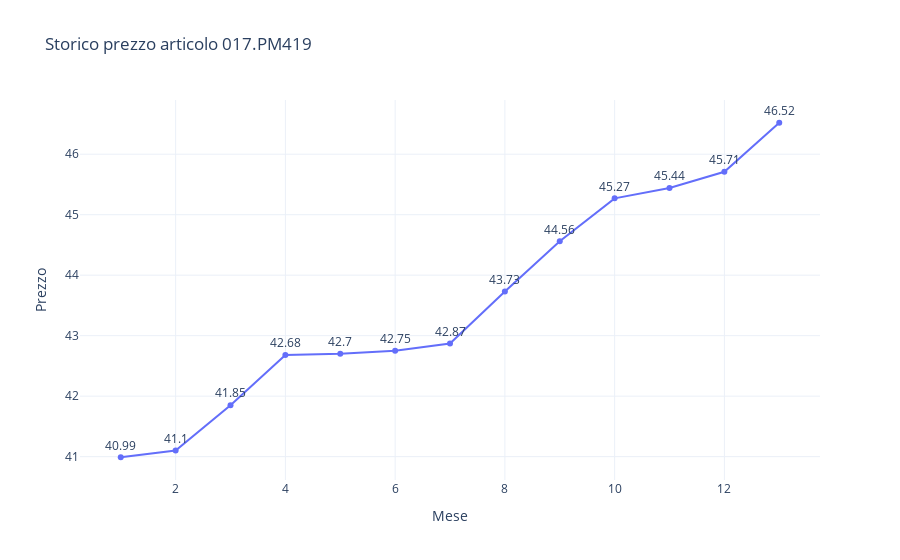

Notebook source saved alongside this figure:
### Code cell
fig = px.line(x=list(range(1, 14)), y=storico, title="Storico prezzo articolo 017.PM419", markers=True, template="plotly_white", text=storico, labels={"x":"Mese", "y":"Prezzo"})
fig.update_traces(textposition='top center')
fig.write_html("vista_listino/storico_esempio.html")
fig.show()

### Figure 1 — Plotly figure (JSON) as saved in the notebook; plotly's stock layout.template omitted (floating-point values rounded to 4 significant figures)
{"data": [{"hovertemplate": "Mese=%{x}<br>Prezzo=%{y}<br>text=%{text}<extra></extra>", "legendgroup": "", "line": {"color": "#636efa", "dash": "solid"}, "marker": {"symbol": "circle"}, "mode": "lines+markers+text", "name": "", "orientation": "v", "showlegend": false, "text": [40.99, 41.1, 41.85, 42.68, 42.7, 42.75, 42.87, 43.73, 44.56, 45.27, 45.44, 45.71, 46.52], "textposition": "top center", "type": "scatter", "x": [1, 2, 3, 4, 5, 6, 7, 8, 9, 10, 11, 12, 13], "xaxis": "x", "y": [40.99, 41.1, 41.85, 42.68, 42.7, 42.75, 42.87, 43.73, 44.56, 45.27, 45.44, 45.71, 46.52], "yaxis": "y"}], "layout": {"legend": {"tracegroupgap": 0}, "title": {"text": "Storico prezzo articolo 017.PM419"}, "xaxis": {"anchor": "y", "domain": [0, 1], "title": {"text": "Mese"}}, "yaxis": {"anchor": "x", "domain": [0, 1], "title": {"text": "Prezzo"}}}}
